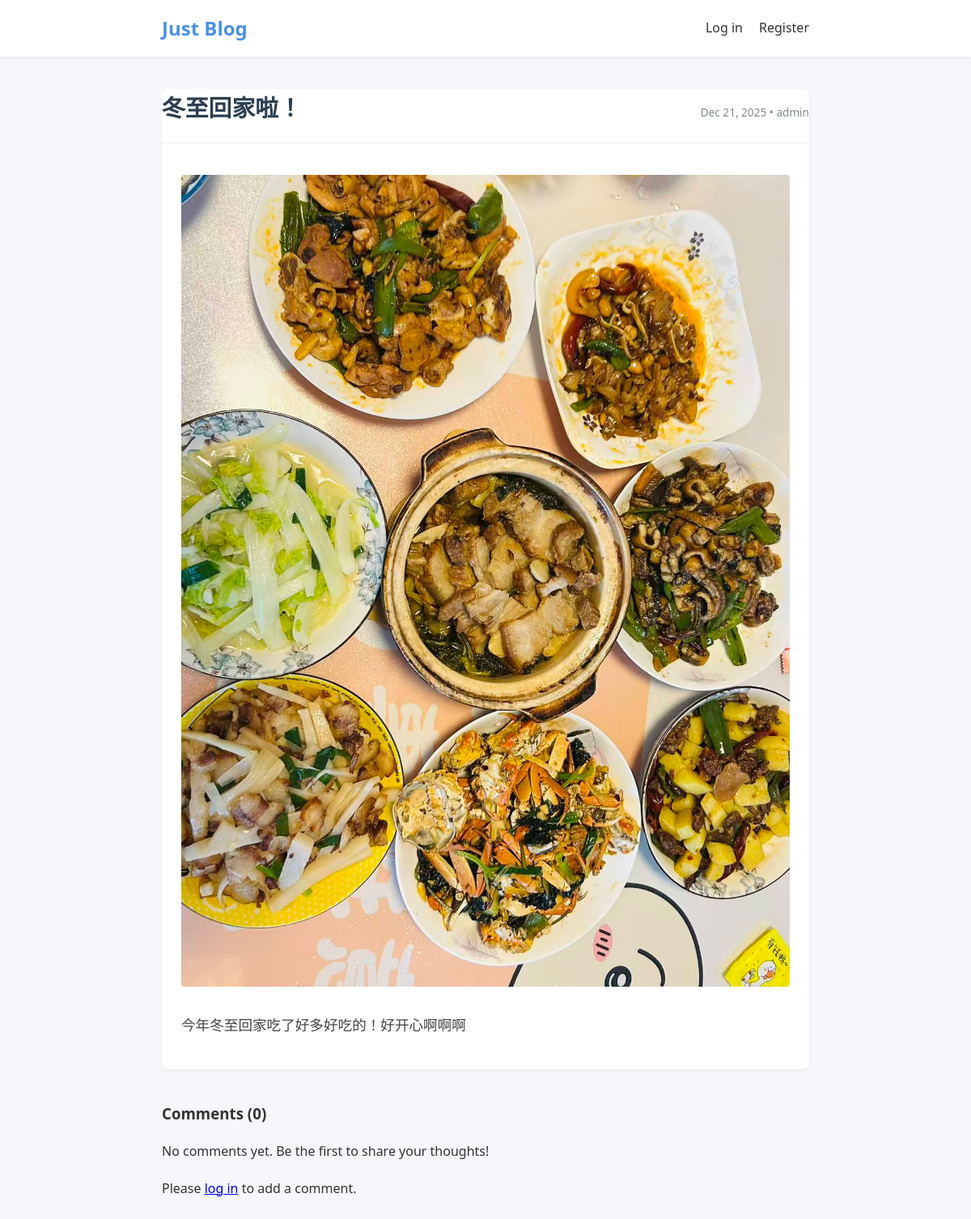
/post/5/, run on the app's committed database.
### blogs/models.py (models this page shows, shortened)
class BlogPost(models.Model):
    title = models.CharField(max_length=200)
    text = models.TextField()
    image = models.ImageField(upload_to='blog_images/', blank=True, null=True)
    date_added = models.DateTimeField(auto_now_add=True)
    owner = models.ForeignKey(User, on_delete=models.CASCADE)

### blogs/views.py (the view)
# urls.py: path('post/<int:post_id>/', views.post_detail, name='post_detail'),
def post_detail(request, post_id):
    post = get_object_or_404(BlogPost, id=post_id)
    comments = post.comments.order_by('date_added')
    if request.method == 'POST' and request.user.is_authenticated:
        form = CommentForm(data=request.POST)
        if form.is_valid():
            new_comment = form.save(commit=False)
            new_comment.post = post
            new_comment.author = request.user
            new_comment.save()
            return redirect('blogs:post_detail', post_id=post_id)
    else:
        form = CommentForm()
    context = {'post': post, 'comments': comments, 'form': form}
    return render(request, 'blogs/post_detail.html', context)

### blogs/templates/blogs/post_detail.html (shortened to what this page needs)
{% extends 'blogs/base.html' %}
{% block content %}
  <article class="post-card">
    <div class="post-header">
      <h2 class="post-title">{{ post.title }}</h2>
      <div class="post-meta">
        <span>{{ post.date_added|date:'M d, Y' }}</span>
        &bull;
        <span>{{ post.owner.username }}</span>
      </div>
    </div>
    <div class="post-content">
      {% if post.image %}
        <img src="{{ post.image.url }}" alt="{{ post.title }}" style="max-width: 100%; height: auto; margin-bottom: 15px; border-radius: 4px;">
      {% endif %}
      {{ post.text|linebreaks }}
    </div>
  </article>
  <div class="comments-section" style="margin-top: 40px;">
    <h3>Comments ({{ comments.count }})</h3>
    <div class="comments-list">
        {% for comment in comments %}
            <div class="card mb-3">
                <div class="card-body">
                    <h6 class="card-subtitle mb-2 text-muted">
                        {{ comment.author.username }} - {{ comment.date_added|date:'M d, Y H:i' }}
                    </h6>
                    <p class="card-text">{{ comment.text|linebreaks }}</p>
                    {% if user == comment.author or user.is_superuser %}
                        <a href="{% url 'blogs:delete_comment' comment.id %}"
                           class="text-danger"
                           style="font-size: 0.9rem; text-decoration: none;"
                           onclick="return confirm('Are you sure you want to delete this comment?');">
                            Delete Comment
                        </a>
                    {% endif %}
                </div>
            </div>
        {% empty %}
            <p>No comments yet. Be the first to share your thoughts!</p>
        {% endfor %}
    </div>
    {% if user.is_authenticated %}
      <div class="add-comment" style="margin-top: 30px;">
        <h4>Add a comment</h4>
        <form action="{% url 'blogs:post_detail' post.id %}" method="post">
          {% csrf_token %}
          {{ form.as_p }}
          <button name="submit">Post Comment</button>
        </form>
      </div>
    {% else %}
      <p style="margin-top: 20px;">Please <a href="{% url 'login' %}">log in</a> to add a comment.</p>
    {% endif %}
  </div>
{% endblock content %}

### blogs/static/blogs/style.css (style rules this page uses)
:root { --primary-color: #4a90e2; --secondary-color: #f5f7fa; --text-color: #333; --light-text: #666; --white: #ffffff; --shadow: 0 4px 6px rgba(0, 0, 0, 0.1); --radius: 8px; --transition: all 0.3s ease; }
body { font-family: 'Segoe UI', Tahoma, Geneva, Verdana, sans-serif; background-color: var(--secondary-color); color: var(--text-color); margin: 0; padding: 0; line-height: 1.6; }
.post-card { background-color: var(--white); border-radius: var(--radius); padding: 30px; margin-bottom: 30px; box-shadow: var(--shadow); transition: var(--transition); border-left: 4px solid transparent; }
.post-header { display: flex; justify-content: space-between; align-items: baseline; margin-bottom: 15px; border-bottom: 1px solid #eee; padding-bottom: 10px; }
.post-title { margin: 0; font-size: 1.8rem; color: #2c3e50; }
.post-meta { font-size: 0.85rem; color: #7f8c8d; margin-bottom: 1rem; }
.post-content { font-size: 1.1rem; color: #444; white-space: pre-line; padding: 1.5rem; flex-grow: 1; display: flex; flex-direction: column; }
.post-card { background: white; border-radius: 8px; box-shadow: 0 2px 4px rgba(0,0,0,0.05); padding: 0; transition: transform 0.2s, box-shadow 0.2s; border-left: none; overflow: hidden; display: flex; flex-direction: column; height: 100%; }

### data on the page
BlogPost: title "冬至回家啦！", date_added "Dec 21, 2025", owner.username "admin", image (picture), text "今年冬至回家吃了好多好吃的！好开心啊啊啊"

### other printed values
{{ comments.count }} "0"
